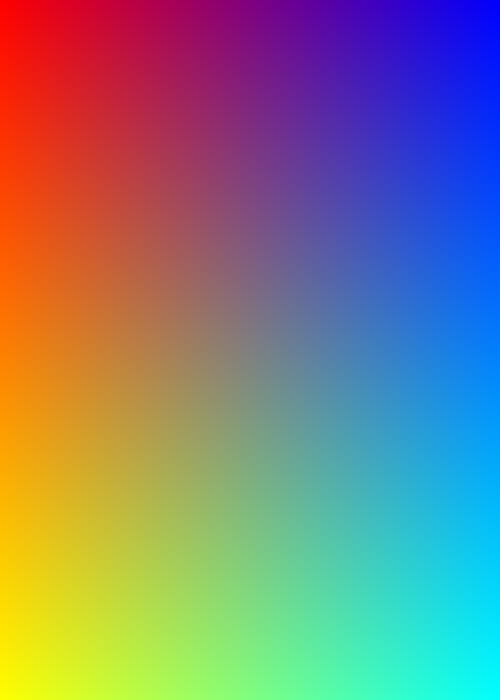
Frame 1 (no input)
Frame 60 (the mouse pressed at the canvas centre just before this capture): identical to frame 1, image omitted
Frame 120 (the mouse held since frame 60 and released just before this capture): identical to frame 1, image omitted

The Processing sketch that drew this single still picture (run headless with seeded random() and noise(); from frame 60 on, the mouse is pressed at the canvas centre):

// Processing sketch: w10_12_images_createImage_xy_gradation
// ── w10_12_images_createImage_xy_gradation.pde
// IMA NYU Shanghai
// Interaction Lab
// MOQN
// Nov 7 2016

PImage img;

void setup() {
  size(500, 700);
  img = createImage(width, height, RGB);
}

void draw() {
  img.loadPixels();
  int index = 0;
  for (int y = 0; y < img.height; y++) {
    for (int x = 0; x < img.width; x++) {
      float r = map(x, 0, img.width, 255, 0);
      float g = map(y, 0, img.height, 0, 255);
      float b = map(x, 0, img.width, 0, 255);
      img.pixels[index] = color(r, g, b);
      index++;
    }
  }
  img.updatePixels();
  image(img, 0, 0);
}
